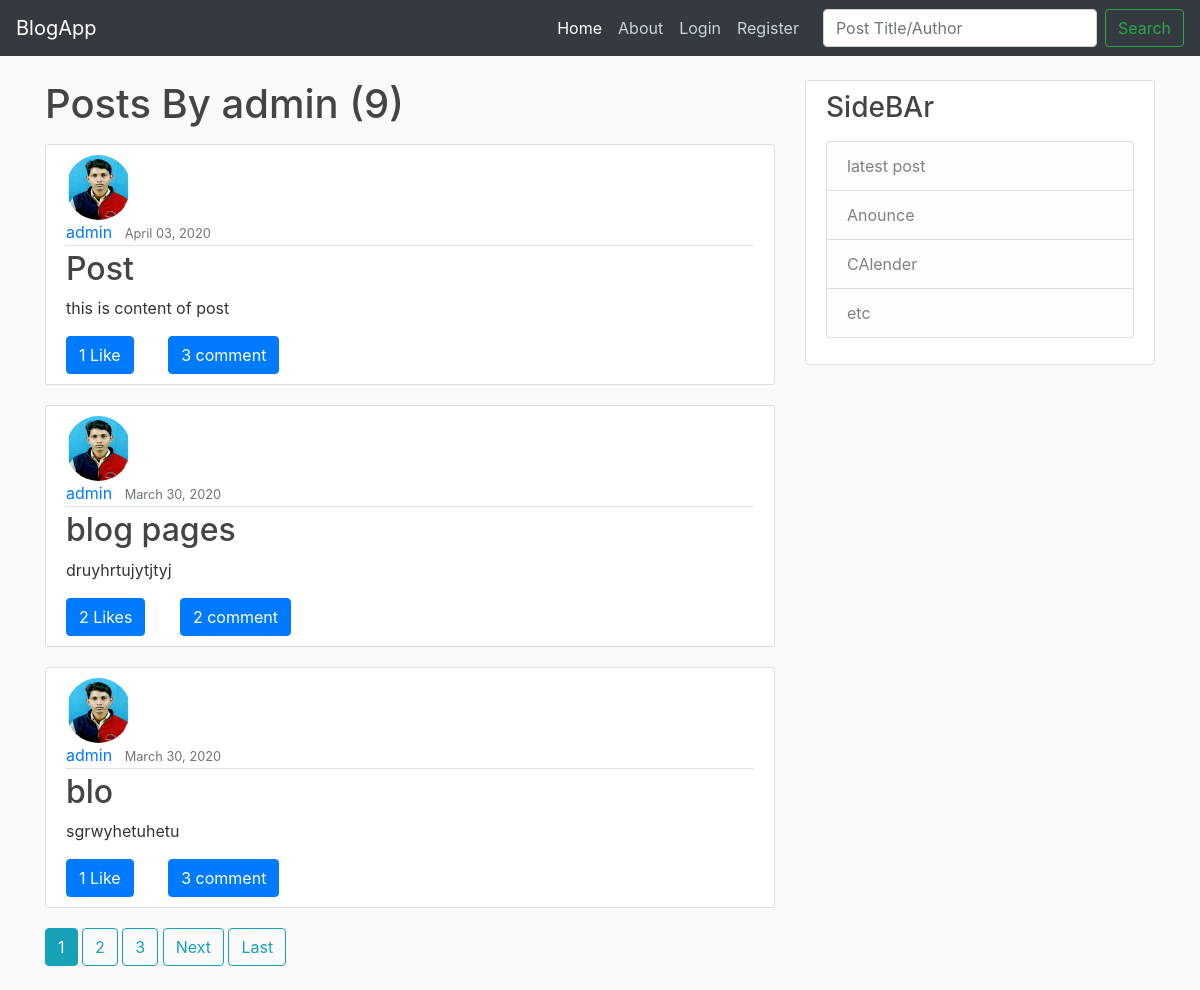
Screenshot of /user/admin with the database file from the repository.
### blogapp/models.py (models this page shows, shortened)
class Post(models.Model):
    title = models.CharField(max_length=100)
    content = models.TextField()
    date_posted = models.DateTimeField(default=timezone.now)
    author = models.ForeignKey(User, on_delete=models.CASCADE)

### users/models.py (models this page shows, shortened)
class Profile(models.Model):
    user = models.OneToOneField(User, on_delete=models.CASCADE)
    image = models.ImageField(default='default.jpg', upload_to='profile_pics')

### blogapp/views.py (the view)
# urls.py: path('user/<str:username>', UserList.as_view(), name='user-posts'),
class UserList(ListView):
    model = Post
    template_name = 'blogapp/user_posts.html'
    context_object_name ='posts'
    paginate_by = 3
    def get_queryset(self):
        user = get_object_or_404(User, username=self.kwargs.get('username'))
        return Post.objects.filter(author=user).order_by('-date_posted')

### blogapp/templates/blogapp/user_posts.html (shortened to what this page needs)
{% extends 'blogapp/base.html'%}
{% block content %}
<h1 class="mb-3">Posts By {{ view.kwargs.username }} ({{ page_obj.paginator.count }})</h1>
    {% for post in posts %}
    <article class="content-section">
        <img class="rounded-circle article-img" src="{{post.author.profile.image.url}}" alt="profile Pic">
        <div class="media-body">
        <div class="article-metadata">
            <a class="mr-2" href="{% url 'user-posts' post.author.username %}">{{post.author}} </a>
            <small class="text-muted">{{post.date_posted|date:"F d, Y"}}</small>
        </div>
        <h2><a class="article-title" href="{% url 'post-detail' post.id %}">{{post.title}}</a></h2>
        <p class="article-content">{{post.content}}</p>
            <div id="lc{{post.id}}">
                <button id="like{{post.id}}" data-catid="{{post.id}}" class="btn btn-primary" type="button">
                <span id='like_count{{post.id}}'>{{post.likes.count}}</span> Like{{post.likes.count|pluralize}}
                </button>
                <a href="{% url 'post-detail' post.id %}" class="btn btn-primary" id="comnt">{{post.comments.count}} comment</a>
            </div>
        </div>
    </article>
    {% endfor %}
        {% if is_paginated %}
            {% for num in page_obj.paginator.page_range %}
                {% if page_obj.number == num %}
                    <a class="btn btn-info mb-4" href="?page={{num}}">{{num}}</a>
                    {% elif num > page_obj.number|add:'-3' and  num < page_obj.number|add:'+3' %}
                    <a class="btn btn-outline-info mb-4" href="?page={{num}}">{{num}}</a>
                {% endif %}
            {% endfor %}
            {% if page_obj.has_next %}
                <a class="btn btn-outline-info mb-4" href="?page={{page_obj.next_page_number}}">Next</a>
                <a class="btn btn-outline-info mb-4" href="?page={{ page_obj.paginator.num_pages }}">Last</a>
                {% endif %}
        {% endif %}
{% endblock %}

### blogapp/static/blogapp/main.css (style rules this page uses)
body { background: #fafafa; color: #333333; margin-top: 5rem; }
h1, h2, h3, h4, h5, h6 { color: #444444; }
.content-section { background: #ffffff; padding: 10px 20px; border: 1px solid #dddddd; border-radius: 3px; margin-bottom: 20px; }
.article-title { color: #444444; }
.article-content { position:relative; white-space: pre-line; margin:10px -300 0 0; }
.article-img { height: 65px; width: 65px; margin-right: 16px; }
.article-metadata { padding-bottom: 1px; margin-bottom: 4px; border-bottom: 1px solid #e3e3e3 }

### blogapp/templates/blogapp/base.html (style rules this page uses)
#comnt { display:inline-block; margin-left:30px; }

### rows the page displays
Post: author.profile.image (picture), author "admin", date_posted "April 03, 2020", title "Post", content "this is content of post", likes.count "1", comments.count "3"
Post: author.profile.image (picture), author "admin", date_posted "March 30, 2020", title "blog pages", content "druyhrtujytjtyj", likes.count "2", comments.count "2"
Post: author.profile.image (picture), author "admin", date_posted "March 30, 2020", title "blo", content "sgrwyhetuhetu", likes.count "1", comments.count "3"

### other values shown
{{ view.kwargs.username }} "admin"
{{ page_obj.paginator.count }} "9"
{{ num }} "1"
{{ num }} "2" "3"
